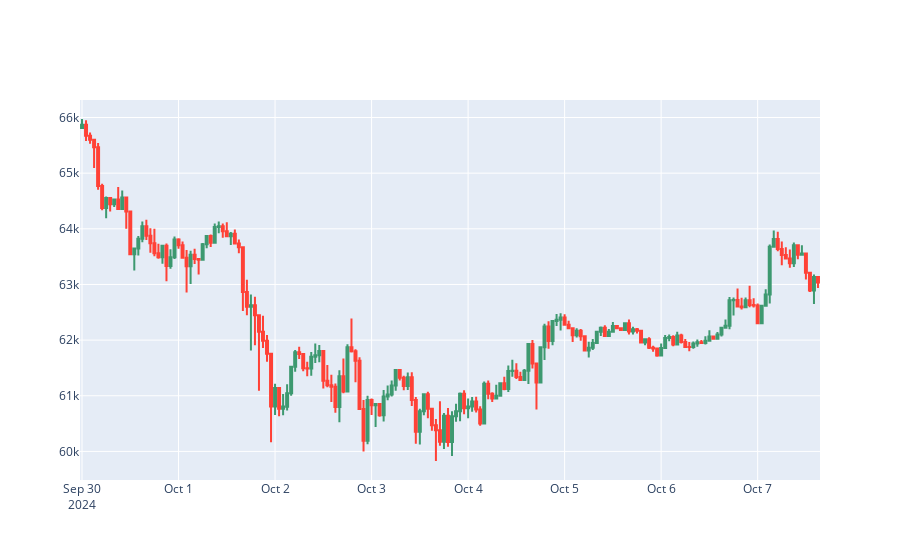

The notebook cell this image was saved under:
### Code cell
chart = go.Figure(data=[go.Candlestick(x=df['date'], open=df['open'], high=df['high'], low=df['low'], close=df['close'])])
chart.update_layout(xaxis_rangeslider_visible=False)
chart.show()

### Figure 1 — Plotly figure (JSON) as saved in the notebook; plotly's stock layout.template omitted (floating-point values rounded to 4 significant figures; data arrays with more than 128 entries replaced by an {"elided": "..."} marker saying what was removed)
{"data": [{"close": {"elided": "184 float values"}, "high": {"elided": "184 float values"}, "low": {"elided": "184 float values"}, "open": {"elided": "184 float values"}, "x": {"elided": "184 str values"}, "type": "candlestick"}], "layout": {"xaxis": {"rangeslider": {"visible": false}}}}
